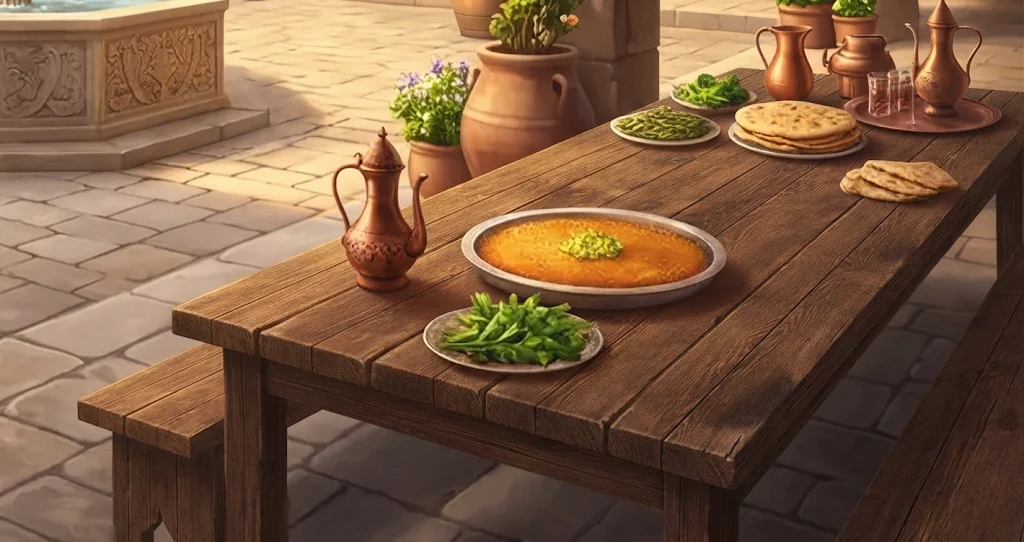
#> input picture dev/sahneler/obj/empty/e5c_crop.png, 1024 x 542 px
$ python align1.py empty/e5c_crop.png empty/e5c_p2.png out.png
#> lines starting #> are read from the running program, lines starting #| are printed output that depends on the picture; long printed decimals are rounded
import cv2,numpy as np,sys
A=cv2.resize(cv2.imread(sys.argv[1]),(1200,900));B=cv2.resize(cv2.imread(sys.argv[2]),(1200,900))
#> after `A = cv2.resize(cv2.imread(sys.argv[1]), (1200, 900))`:
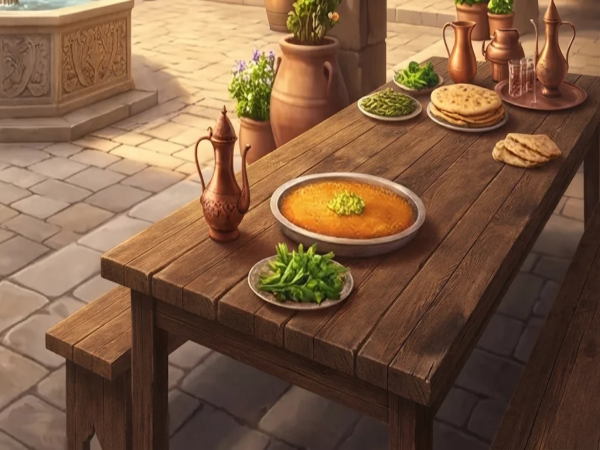
#> A: shape (900, 1200, 3) (shown at 1/2 size); mean B, G, R 66.5, 92.1, 125.4
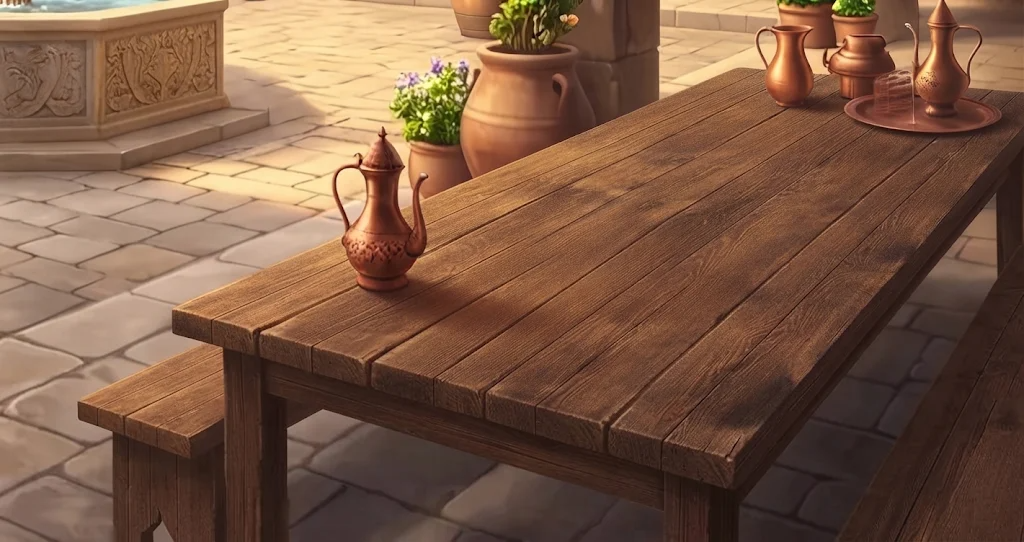
#> input picture dev/sahneler/obj/empty/e5c_p2.png, 1024 x 542 px
#> after `B = cv2.resize(cv2.imread(sys.argv[2]), (1200, 900))`:
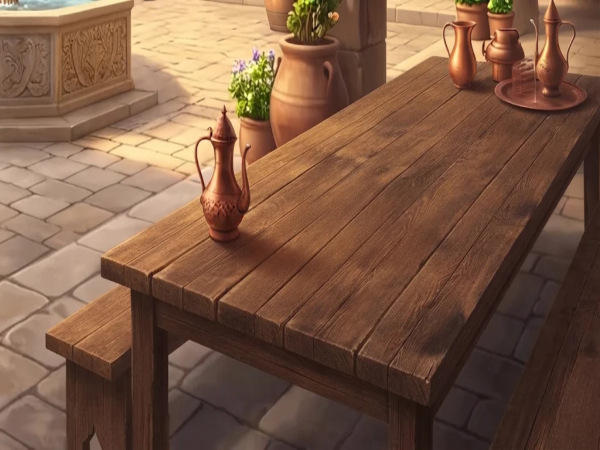
#> B: shape (900, 1200, 3) (shown at 1/2 size); mean B, G, R 68.6, 89.9, 124.3
def E(X):
    g=cv2.GaussianBlur(cv2.cvtColor(X,cv2.COLOR_BGR2GRAY),(0,0),3);e=cv2.Canny(g,30,90).astype(np.float32);return cv2.GaussianBlur(e,(0,0),4)
#> after `e = cv2.Canny(g, 30, 90).astype(np.float32)`:
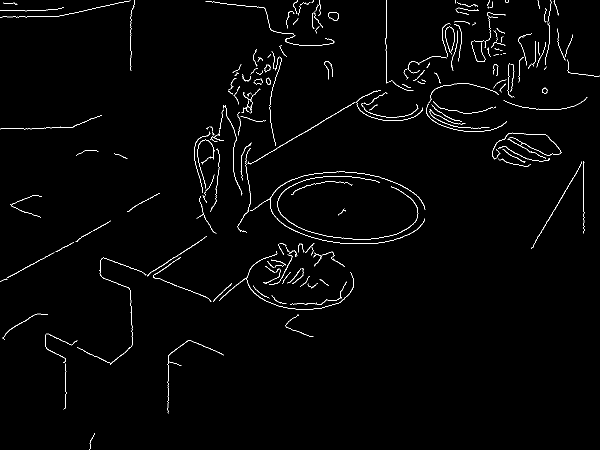
#> e: shape (900, 1200) float32 (shown at 1/2 size); 1.4% white in thin lines or dots
s=0.25;sa=cv2.resize(E(A),None,fx=s,fy=s);sb=cv2.resize(E(B),None,fx=s,fy=s)
#> after `sa = cv2.resize(E(A), None, fx=s, fy=s)`:
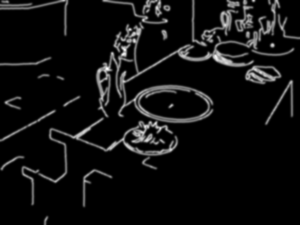
#> sa: shape (225, 300) float32; min 0, max 56.14, mean 3.6; drawn with min black and max white
#> in E (call 2), `g = cv2.GaussianBlur(cv2.cvtColor(X, cv2.COLOR_BGR2GRAY), (0, 0), 3)`:
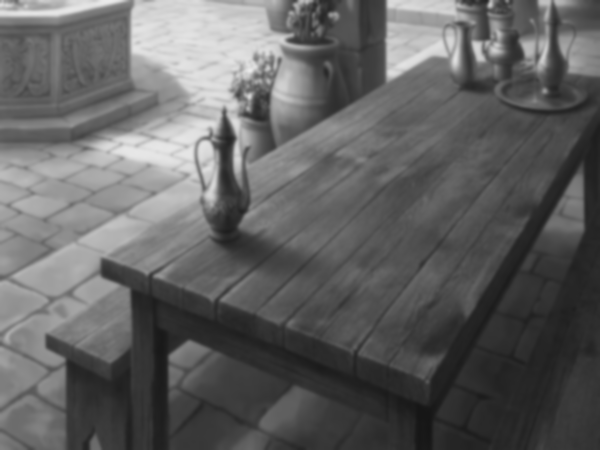
#> g: shape (900, 1200) (shown at 1/2 size); min 21, max 235, mean 97.7
#> in E (call 2), `e = cv2.Canny(g, 30, 90).astype(np.float32)`: e: shape (900, 1200) float32; 0.86% white in thin lines or dots
#> after `sb = cv2.resize(E(B), None, fx=s, fy=s)`:
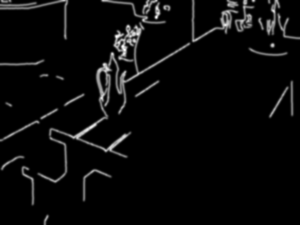
#> sb: shape (225, 300) float32; min 0, max 53.73, mean 2.2; drawn with min black and max white
W=np.eye(2,3,dtype=np.float32)
try:
    cc,W=cv2.findTransformECC(sa,sb,W,cv2.MOTION_AFFINE,(cv2.TERM_CRITERIA_EPS|cv2.TERM_CRITERIA_COUNT,300,1e-6),None,5)
#> cc = 0.675; W = [[1, 0.00171, -0.38], [-0.000946, 1, -0.00965]]
except Exception as e:
    print('ECC fail, identity');cc=0;W=np.eye(2,3,dtype=np.float32)
W[:,2]/=s;print('cc %.3f'%cc,W.round(3).tolist())
#| cc 0.675 [[1.001, 0.002, -1.521], [-0.001, 1.0, -0.039]]
Bw=cv2.warpAffine(B,W,(1200,900),flags=cv2.INTER_CUBIC+cv2.WARP_INVERSE_MAP,borderMode=cv2.BORDER_REPLICATE)
cv2.imwrite(sys.argv[3],Bw,[cv2.IMWRITE_JPEG_QUALITY,93])
